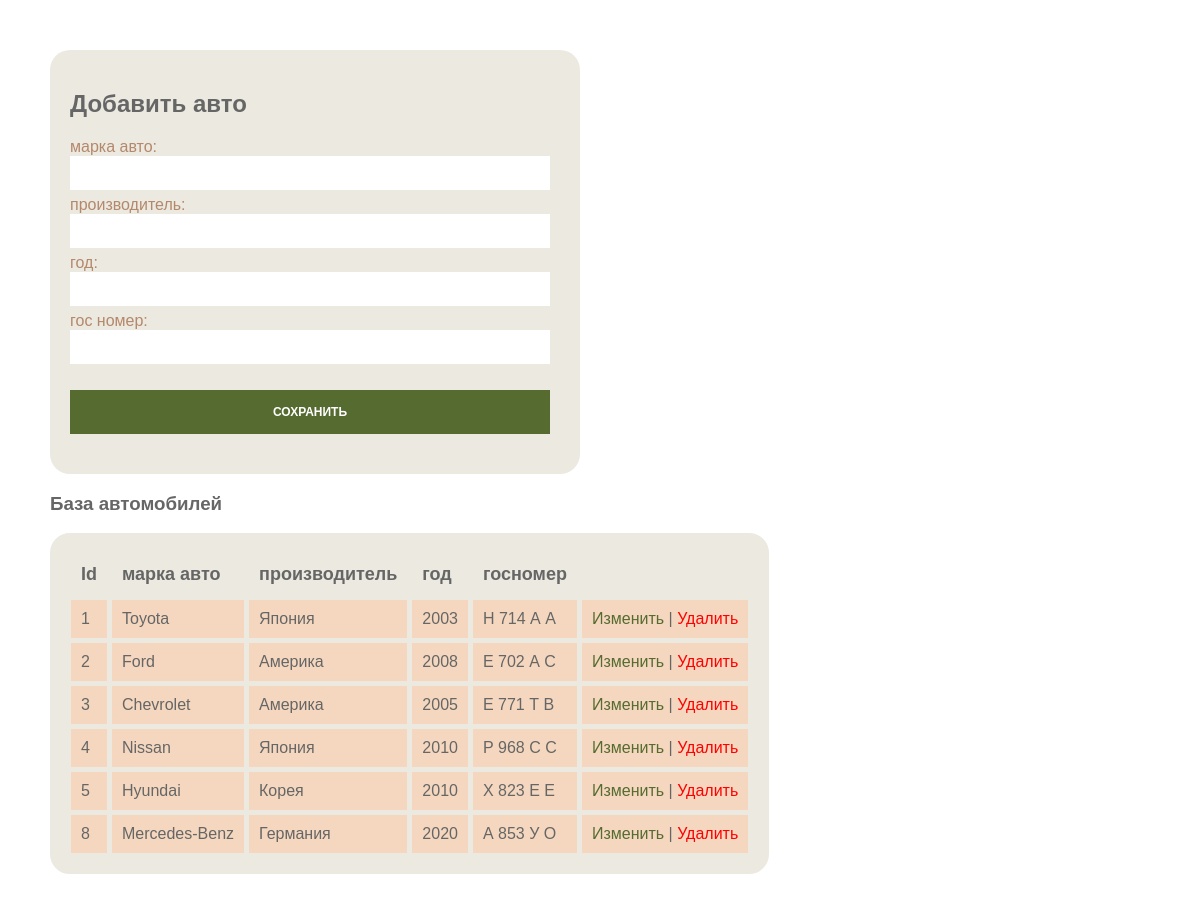
Before: / with the older database file.
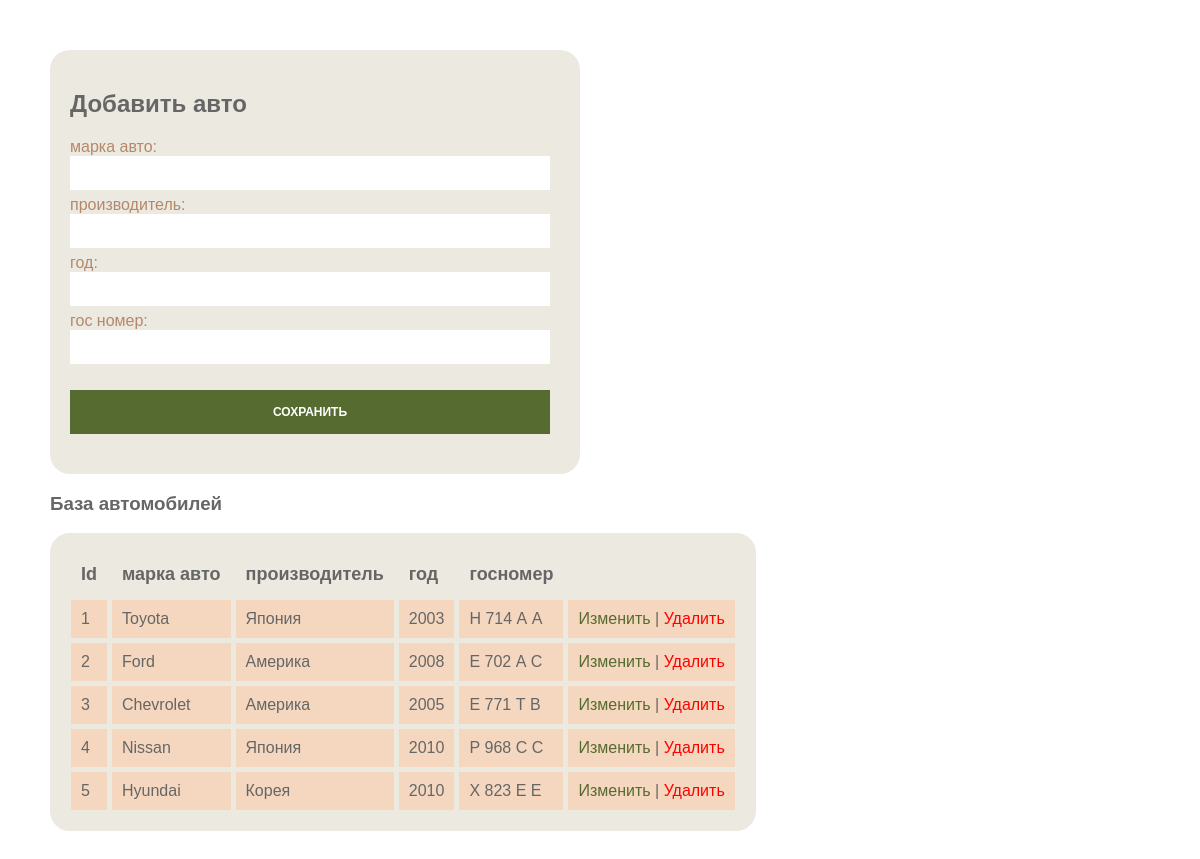
After: the same page with the newer database file.
### cars/models.py (models this page shows)
class Cars(models.Model):
    mark = models.CharField('марка авто', max_length=20)
    manufacturer = models.CharField('производитель', max_length=20)
    year = models.IntegerField('год')
    gos_number = models.CharField('гос номер', max_length=11)
    objects = models.Manager()
    DoesNotExist = models.Manager

### cars/views.py (the view)
# urls.py: path('', views.index),
def index(request):
    cars = Cars.objects.all()
    return render(request, "index.html", {"cars": cars})

### templates/index.html (shortened to what this page needs)
{% load static %}
<!DOCTYPE html>
<html lang="en">
<head>
    <link rel="stylesheet" href="{% static 'css/main.css' %}">
</head>
<body>
    <form method="post" action="create/">
        <h2>Добавить авто</h2>
            <label for="mark">марка авто</label>
            <input id="mark" type="text" name="mark">
            <label for="manufacturer">производитель</label>
            <input id="manufacturer" type="text" name="manufacturer">
            <label for="year">год</label>
            <input id="year" type="number" name="year">
            <label for="gos_number" >гос номер</label>
            <input id="gos_number" type="text" name="gos_number">
            <input type="submit" value="Сохранить">
    </form>
    {% if cars.count > 0 %}
        <h3>База автомобилей</h3>
        <table>
            <tr><th>Id</th><th>марка авто</th><th>производитель</th><th>год</th><th>госномер</th></tr>
            {% for car in cars %}
            <tr>
                <td>{{ car.id }}</td>
                <td>{{ car.mark }}</td>
                <td>{{ car.manufacturer }}</td>
                <td>{{ car.year }}</td>
                <td>{{ car.gos_number }}</td>
                <td><a class="edit" href="edit/{{ car.id }}">Изменить</a> | <a class="del" href="delete/{{ car.id }}">Удалить</a></td>
            </tr>
            {% endfor %}
        </table>
    {% endif %}
</body>
</html>

Changed rows visible on the page:
removed Cars: id "8", mark "Mercedes-Benz", manufacturer "Германия", year "2020", gos_number "А 853 У О"
